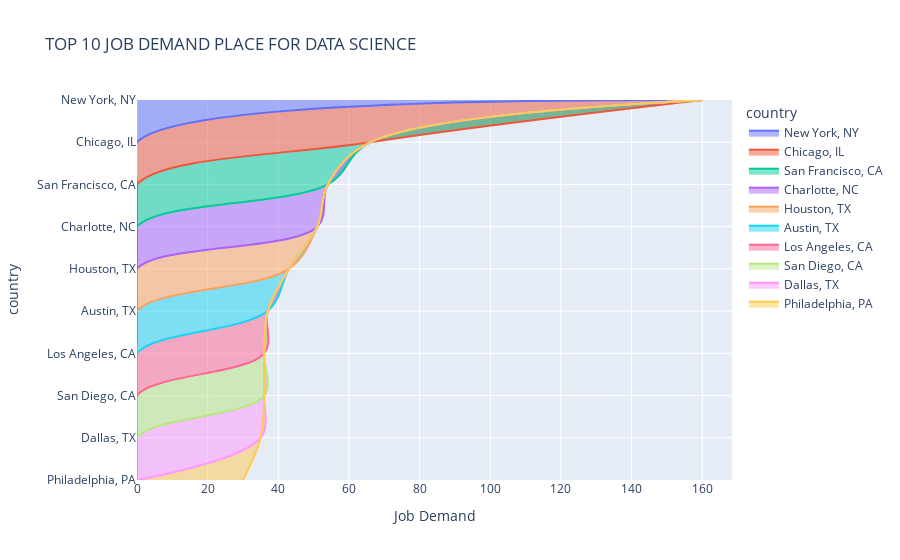

Notebook code for this chart:
### Code cell
px.area(data_frame=want,y="country",x="Job Demand",color="country",
        title="TOP 10 JOB DEMAND PLACE FOR DATA SCIENCE",line_shape='spline')

### Figure 1 — Plotly figure (JSON) as saved in the notebook; plotly's stock layout.template omitted (floating-point values rounded to 4 significant figures)
{"data": [{"fillpattern": {"shape": ""}, "hovertemplate": "country=%{y}<br>Job Demand=%{x}<extra></extra>", "legendgroup": "New York, NY", "line": {"color": "#636efa", "shape": "spline"}, "marker": {"symbol": "circle"}, "mode": "lines", "name": "New York, NY", "orientation": "h", "showlegend": true, "stackgroup": "1", "type": "scatter", "x": [160], "xaxis": "x", "y": ["New York, NY"], "yaxis": "y"}, {"fillpattern": {"shape": ""}, "hovertemplate": "country=%{y}<br>Job Demand=%{x}<extra></extra>", "legendgroup": "Chicago, IL", "line": {"color": "#EF553B", "shape": "spline"}, "marker": {"symbol": "circle"}, "mode": "lines", "name": "Chicago, IL", "orientation": "h", "showlegend": true, "stackgroup": "1", "type": "scatter", "x": [66], "xaxis": "x", "y": ["Chicago, IL"], "yaxis": "y"}, {"fillpattern": {"shape": ""}, "hovertemplate": "country=%{y}<br>Job Demand=%{x}<extra></extra>", "legendgroup": "San Francisco, CA", "line": {"color": "#00cc96", "shape": "spline"}, "marker": {"symbol": "circle"}, "mode": "lines", "name": "San Francisco, CA", "orientation": "h", "showlegend": true, "stackgroup": "1", "type": "scatter", "x": [54], "xaxis": "x", "y": ["San Francisco, CA"], "yaxis": "y"}, {"fillpattern": {"shape": ""}, "hovertemplate": "country=%{y}<br>Job Demand=%{x}<extra></extra>", "legendgroup": "Charlotte, NC", "line": {"color": "#ab63fa", "shape": "spline"}, "marker": {"symbol": "circle"}, "mode": "lines", "name": "Charlotte, NC", "orientation": "h", "showlegend": true, "stackgroup": "1", "type": "scatter", "x": [51], "xaxis": "x", "y": ["Charlotte, NC"], "yaxis": "y"}, {"fillpattern": {"shape": ""}, "hovertemplate": "country=%{y}<br>Job Demand=%{x}<extra></extra>", "legendgroup": "Houston, TX", "line": {"color": "#FFA15A", "shape": "spline"}, "marker": {"symbol": "circle"}, "mode": "lines", "name": "Houston, TX", "orientation": "h", "showlegend": true, "stackgroup": "1", "type": "scatter", "x": [43], "xaxis": "x", "y": ["Houston, TX"], "yaxis": "y"}, {"fillpattern": {"shape": ""}, "hovertemplate": "country=%{y}<br>Job Demand=%{x}<extra></extra>", "legendgroup": "Austin, TX", "line": {"color": "#19d3f3", "shape": "spline"}, "marker": {"symbol": "circle"}, "mode": "lines", "name": "Austin, TX", "orientation": "h", "showlegend": true, "stackgroup": "1", "type": "scatter", "x": [37], "xaxis": "x", "y": ["Austin, TX"], "yaxis": "y"}, {"fillpattern": {"shape": ""}, "hovertemplate": "country=%{y}<br>Job Demand=%{x}<extra></extra>", "legendgroup": "Los Angeles, CA", "line": {"color": "#FF6692", "shape": "spline"}, "marker": {"symbol": "circle"}, "mode": "lines", "name": "Los Angeles, CA", "orientation": "h", "showlegend": true, "stackgroup": "1", "type": "scatter", "x": [36], "xaxis": "x", "y": ["Los Angeles, CA"], "yaxis": "y"}, {"fillpattern": {"shape": ""}, "hovertemplate": "country=%{y}<br>Job Demand=%{x}<extra></extra>", "legendgroup": "San Diego, CA", "line": {"color": "#B6E880", "shape": "spline"}, "marker": {"symbol": "circle"}, "mode": "lines", "name": "San Diego, CA", "orientation": "h", "showlegend": true, "stackgroup": "1", "type": "scatter", "x": [36], "xaxis": "x", "y": ["San Diego, CA"], "yaxis": "y"}, {"fillpattern": {"shape": ""}, "hovertemplate": "country=%{y}<br>Job Demand=%{x}<extra></extra>", "legendgroup": "Dallas, TX", "line": {"color": "#FF97FF", "shape": "spline"}, "marker": {"symbol": "circle"}, "mode": "lines", "name": "Dallas, TX", "orientation": "h", "showlegend": true, "stackgroup": "1", "type": "scatter", "x": [35], "xaxis": "x", "y": ["Dallas, TX"], "yaxis": "y"}, {"fillpattern": {"shape": ""}, "hovertemplate": "country=%{y}<br>Job Demand=%{x}<extra></extra>", "legendgroup": "Philadelphia, PA", "line": {"color": "#FECB52", "shape": "spline"}, "marker": {"symbol": "circle"}, "mode": "lines", "name": "Philadelphia, PA", "orientation": "h", "showlegend": true, "stackgroup": "1", "type": "scatter", "x": [30], "xaxis": "x", "y": ["Philadelphia, PA"], "yaxis": "y"}], "layout": {"legend": {"title": {"text": "country"}, "tracegroupgap": 0}, "title": {"text": "TOP 10 JOB DEMAND PLACE FOR DATA SCIENCE"}, "xaxis": {"anchor": "y", "domain": [0, 1], "title": {"text": "Job Demand"}}, "yaxis": {"anchor": "x", "categoryarray": ["Philadelphia, PA", "Dallas, TX", "San Diego, CA", "Los Angeles, CA", "Austin, TX", "Houston, TX", "Charlotte, NC", "San Francisco, CA", "Chicago, IL", "New York, NY"], "categoryorder": "array", "domain": [0, 1], "title": {"text": "country"}}}}
